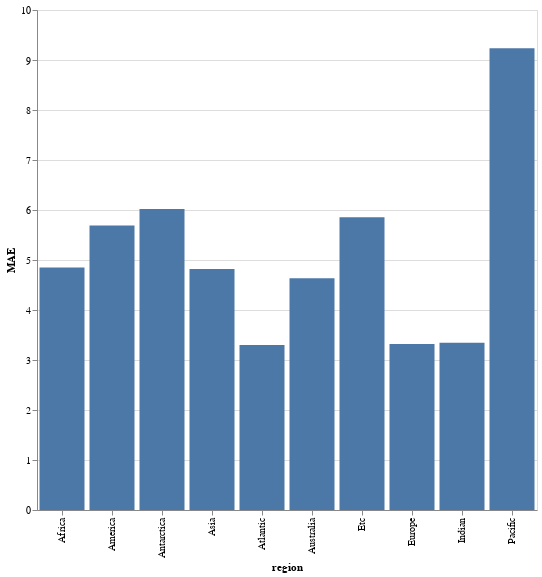

Notebook code cell kept with this figure:
### Code cell
plot_df = pd.DataFrame()
plot_df["region"] = np.unique(region_list)
plot_df["MAE"] = region_error_list
alt.Chart(plot_df).mark_bar().encode(
    x="region",
    y="MAE"
).properties(width=500,height=500)

### Figure 1 — Vega-Lite specification as saved in the notebook (floating-point values rounded to 4 significant figures)
{"config": {"view": {"continuousWidth": 300, "continuousHeight": 300}}, "data": {"name": "data-b9a6aaa0d98ef137d92e0b05a15bfdc5"}, "mark": {"type": "bar"}, "encoding": {"x": {"field": "region", "type": "nominal"}, "y": {"field": "MAE", "type": "quantitative"}}, "height": 500, "width": 500, "$schema": "https://vega.github.io/schema/vega-lite/v5.20.1.json", "datasets": {"data-b9a6aaa0d98ef137d92e0b05a15bfdc5": [{"region": "Africa", "MAE": 4.852}, {"region": "America", "MAE": 5.69}, {"region": "Antarctica", "MAE": 6.018}, {"region": "Asia", "MAE": 4.82}, {"region": "Atlantic", "MAE": 3.301}, {"region": "Australia", "MAE": 4.636}, {"region": "Etc", "MAE": 5.855}, {"region": "Europe", "MAE": 3.319}, {"region": "Indian", "MAE": 3.346}, {"region": "Pacific", "MAE": 9.236}]}}
